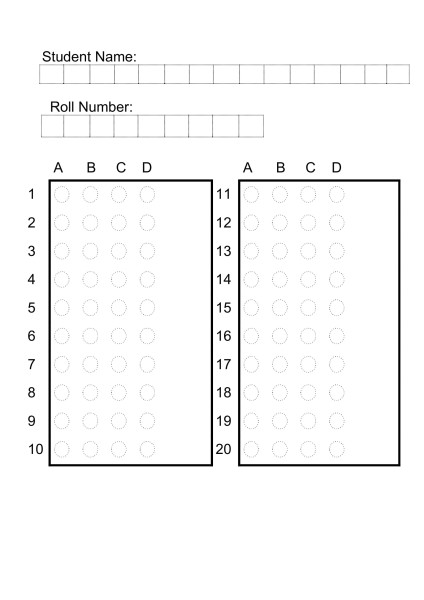
#> input picture shape-detection/OMR-1.jpg, 424 x 600 px
$ python test.py
#> lines starting #> are read from the running program, lines starting #| are printed output that depends on the picture; after the words box and inside, x2 and y2 are one past the last pixel; in counts of white or black regions, pixels touching at a corner belong together
import cv2
import numpy as np

def sort_contours(cnts, method="left-to-right"):
    # initialize the reverse flag and sort index
    reverse = False
    i = 0

    # handle if we need to sort in reverse
    if method == "right-to-left" or method == "bottom-to-top":
        reverse = True

    # handle if we are sorting against the y-coordinate rather than
    # the x-coordinate of the bounding box
    if method == "top-to-bottom" or method == "bottom-to-top":
        i = 1

    # construct the list of bounding boxes and sort them from top to
    # bottom
    boundingBoxes = [cv2.boundingRect(c) for c in cnts]
    (cnts, boundingBoxes) = zip(*sorted(zip(cnts, boundingBoxes),
                                        key=lambda b: b[1][i], reverse=reverse))

    # return the list of sorted contours and bounding boxes
    return (cnts, boundingBoxes)

def box_extraction(img_for_box_extraction_path, cropped_dir_path):

#> called with img_for_box_extraction_path = 'OMR-1.jpg', cropped_dir_path = './Cropped/'
    img = cv2.imread(img_for_box_extraction_path, 0)  # Read the image
#> img is the input picture: shape (600, 424); min 0, max 255, mean 248.3
    (thresh, img_bin) = cv2.threshold(img, 128, 255,
                                      cv2.THRESH_BINARY | cv2.THRESH_OTSU)  # Thresholding the image
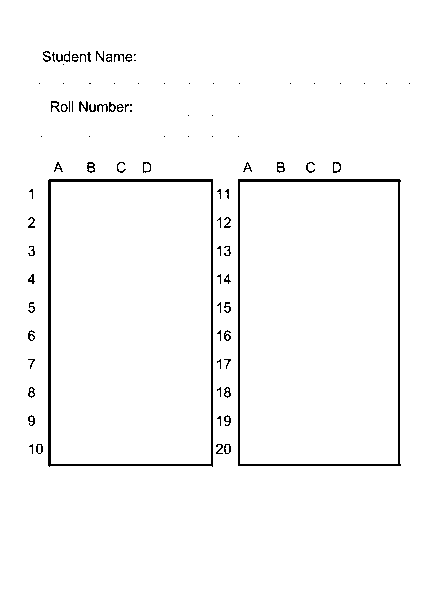
#> img_bin: shape (600, 424); 97.7% white; black in thin lines or dots, all inside (x1, y1, x2, y2) = (28, 51, 410, 467)
#> thresh = 150
    img_bin = 255-img_bin  # Invert the image

    cv2.imwrite("Image_bin.jpg",img_bin)

    # Defining a kernel length
    kernel_length = np.array(img).shape[1]//40
#> kernel_length = 10

    # A verticle kernel of (1 X kernel_length), which will detect all the verticle lines from the image.
    verticle_kernel = cv2.getStructuringElement(cv2.MORPH_RECT, (1, kernel_length))
#> verticle_kernel = [1, 1, 1, 1, 1, 1, 1, 1, 1, 1]
    # A horizontal kernel of (kernel_length X 1), which will help to detect all the horizontal line from the image.
    hori_kernel = cv2.getStructuringElement(cv2.MORPH_RECT, (kernel_length, 1))
    # A kernel of (3 X 3) ones.
    kernel = cv2.getStructuringElement(cv2.MORPH_RECT, (3, 3))

    # Morphological operation to detect verticle lines from an image
    img_temp1 = cv2.erode(img_bin, verticle_kernel, iterations=3)
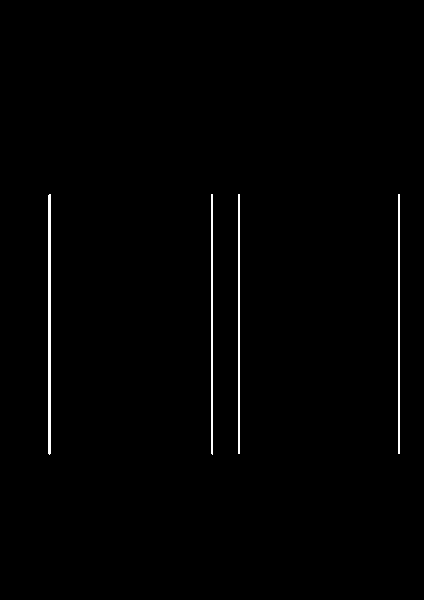
#> img_temp1: shape (600, 424); 0.92% white in thin lines or dots, all inside (x1, y1, x2, y2) = (48, 194, 400, 455)
    verticle_lines_img = cv2.dilate(img_temp1, verticle_kernel, iterations=3)
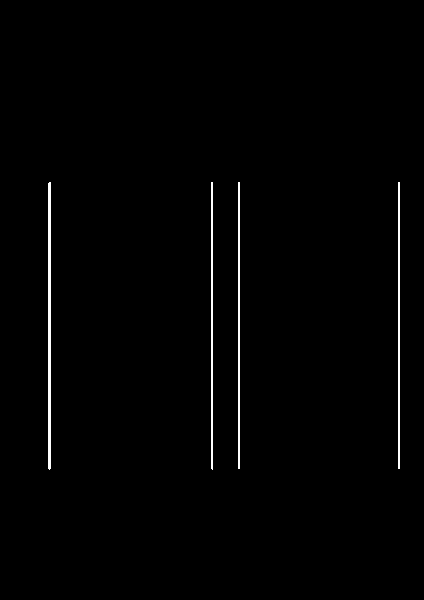
#> verticle_lines_img: shape (600, 424); 1% white in thin lines or dots, all inside (x1, y1, x2, y2) = (48, 182, 400, 470)
    cv2.imwrite("verticle_lines.jpg",verticle_lines_img)

    # Morphological operation to detect horizontal lines from an image
    img_temp2 = cv2.erode(img_bin, hori_kernel, iterations=3)
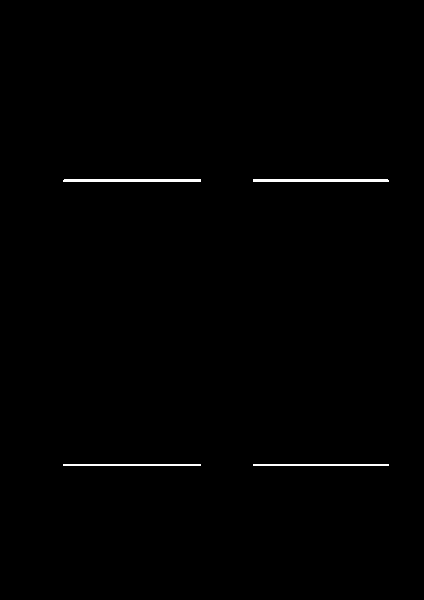
#> img_temp2: shape (600, 424); 0.54% white; 4 white regions, box (x1, y1, x2, y2) and area: (63, 179, 201, 182) 413, (253, 179, 389, 182) 407, (63, 464, 201, 466) 276, (253, 464, 389, 466) 272
    horizontal_lines_img = cv2.dilate(img_temp2, hori_kernel, iterations=3)
#> horizontal_lines_img: shape (600, 424); 0.64% white; 4 white regions, box (x1, y1, x2, y2) and area: (51, 179, 216, 182) 494, (241, 179, 404, 182) 488, (51, 464, 216, 466) 330, (241, 464, 404, 466) 326
    cv2.imwrite("horizontal_lines.jpg",horizontal_lines_img)

    # Weighting parameters, this will decide the quantity of an image to be added to make a new image.
    alpha = 0.5
    beta = 1.0 - alpha
    # This function helps to add two image with specific weight parameter to get a third image as summation of two image.
    img_final_bin = cv2.addWeighted(verticle_lines_img, alpha, horizontal_lines_img, beta, 0.0)
    img_final_bin = cv2.erode(~img_final_bin, kernel, iterations=2)
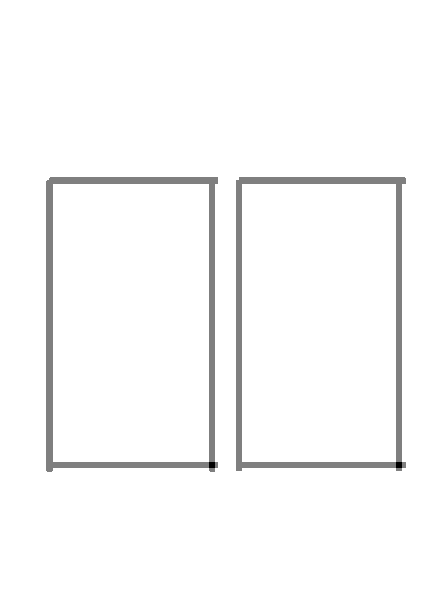
#> img_final_bin: shape (600, 424); min 0, max 255, mean 249.2
    (thresh, img_final_bin) = cv2.threshold(img_final_bin, 128, 255, cv2.THRESH_BINARY | cv2.THRESH_OTSU)
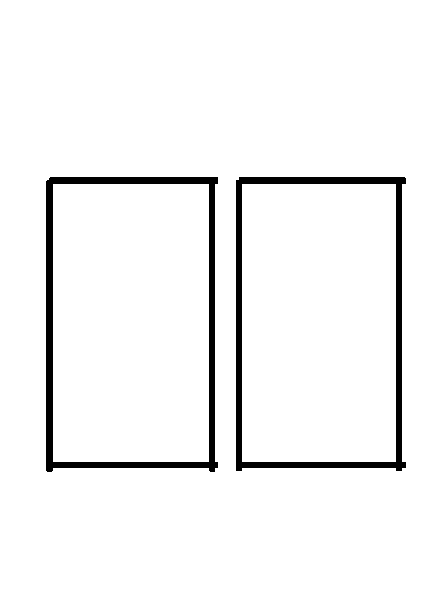
#> img_final_bin: shape (600, 424); 95.5% white; 2 black regions
#> thresh = 127

    # For Debugging
    # Enable this line to see verticle and horizontal lines in the image which is used to find boxes
    cv2.imwrite("img_final_bin.jpg",img_final_bin)
    # Find contours for image, which will detect all the boxes
    contours, hierarchy = cv2.findContours(
        img_final_bin, cv2.RETR_TREE, cv2.CHAIN_APPROX_SIMPLE)
#> contours = 5 contours; box (x1, y1, x2, y2) and area: (0, 0, 424, 600) 253377, (45, 176, 219, 473) 49724, (235, 176, 407, 472) 48850, (53, 184, 209, 462) 42935, (242, 184, 396, 462) 42381
    # Sort all the contours by top to bottom.
    (contours, boundingBoxes) = sort_contours(contours, method="top-to-bottom")
#> in sort_contours, `boundingBoxes = [cv2.boundingRect(c) for c in cnts]`: boundingBoxes = [(0, 0, 424, 600), (235, 176, 172, 296), (242, 184, 154, 278), (45, 176, 174, 297), (53, 184, 156, 278)]
#> in sort_contours, `(cnts, boundingBoxes) = zip(*sorted(zip(cnts, boundingBoxes), key=lamb..`: cnts has the same summary as contours in box_extraction; boundingBoxes = ((0, 0, 424, 600), (235, 176, 172, 296), (45, 176, 174, 297), (242, 184, 154, 278), (53, 184, 156, 278))

    idx = 0
    for c in contours:
        # Returns the location and width,height for every contour
        x, y, w, h = cv2.boundingRect(c)

        # If the box height is greater then 20, widht is >80, then only save it as a box in "cropped/" folder.
        if (w > 80 and h > 20) and w > 3*h:
            idx += 1
            new_img = img[y:y+h, x:x+w]
            cv2.imwrite(cropped_dir_path+str(idx) + '.png', new_img)
#> this loop made 5 passes
#> (c, x, y, w, h) on passes 1, 4, 5: ([[0, 0], [0, 599], [423, 599], [423, 0]], 0, 0, 424, 600), ([[242, 184], [242, 461], [395, 461], [395, 184]], 242, 184, 154, 278), ([[53, 184], [53, 461], [208, 461], [208, 184]], 53, 184, 156, 278)
#> after the loop, idx = 0

    # For Debugging
    # Enable this line to see all contours.
    # cv2.drawContours(img, contours, -1, (0, 0, 255), 3)
    # cv2.imwrite("./Temp/img_contour.jpg", img)


box_extraction("OMR-1.jpg", "./Cropped/")

$ run again, with shape-detection/anshu-omr.jpg copied over shape-detection/OMR-1.jpg
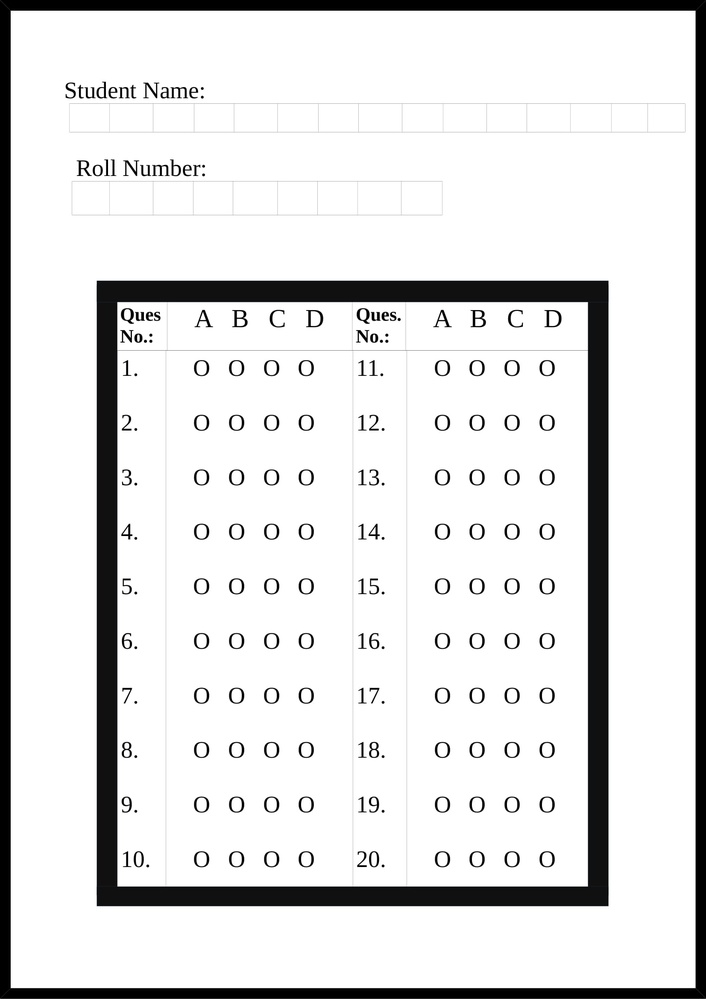
#> input picture shape-detection/anshu-omr.jpg, 706 x 999 px, shrunk from 1653 x 2339 before the run
#> in box_extraction, `(thresh, img_bin) = cv2.threshold(img, 128, 255, cv2.THRESH_BINARY | c..`:
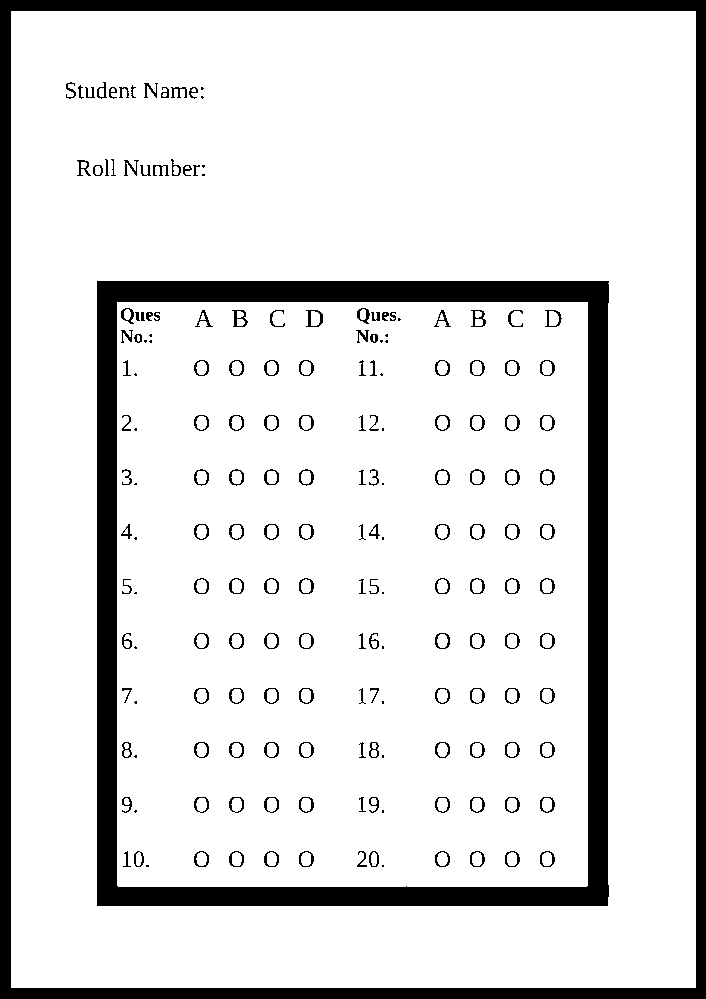
#> img_bin: shape (999, 706); 87.1% white; 186 black regions (31 under 20 px), largest, box (x1, y1, x2, y2) and area: (97, 281, 609, 906) 43876, (0, 0, 706, 999) 36049, (232, 310, 248, 327) 116
#> in box_extraction, `(thresh, img_bin) = cv2.threshold(img, 128, 255, cv2.THRESH_BINARY | c..`: thresh = 134
#> img_temp1: shape (999, 706); 6.2% white; 4 white regions, box (x1, y1, x2, y2) and area: (97, 305, 117, 882) 11540, (588, 305, 608, 882) 11540, (0, 0, 11, 999) 10989, (696, 0, 706, 999) 9990
#> verticle_lines_img: shape (999, 706); 6.5% white; 4 white regions, box (x1, y1, x2, y2) and area: (97, 281, 117, 906) 12500, (588, 281, 608, 906) 12500, (0, 0, 11, 999) 10989, (696, 0, 706, 999) 9990
#> img_temp2: shape (999, 706); 4.8% white; 4 white regions, box (x1, y1, x2, y2) and area: (121, 281, 585, 302) 9743, (121, 887, 585, 906) 8807, (0, 0, 706, 11) 7766, (0, 988, 706, 999) 7766
#> horizontal_lines_img: shape (999, 706); 5.1% white; 4 white regions, box (x1, y1, x2, y2) and area: (97, 281, 609, 302) 10751, (97, 887, 609, 906) 9719, (0, 0, 706, 11) 7766, (0, 988, 706, 999) 7766
#> in box_extraction, `(thresh, img_final_bin) = cv2.threshold(img_final_bin, 128, 255, cv2.T..`:
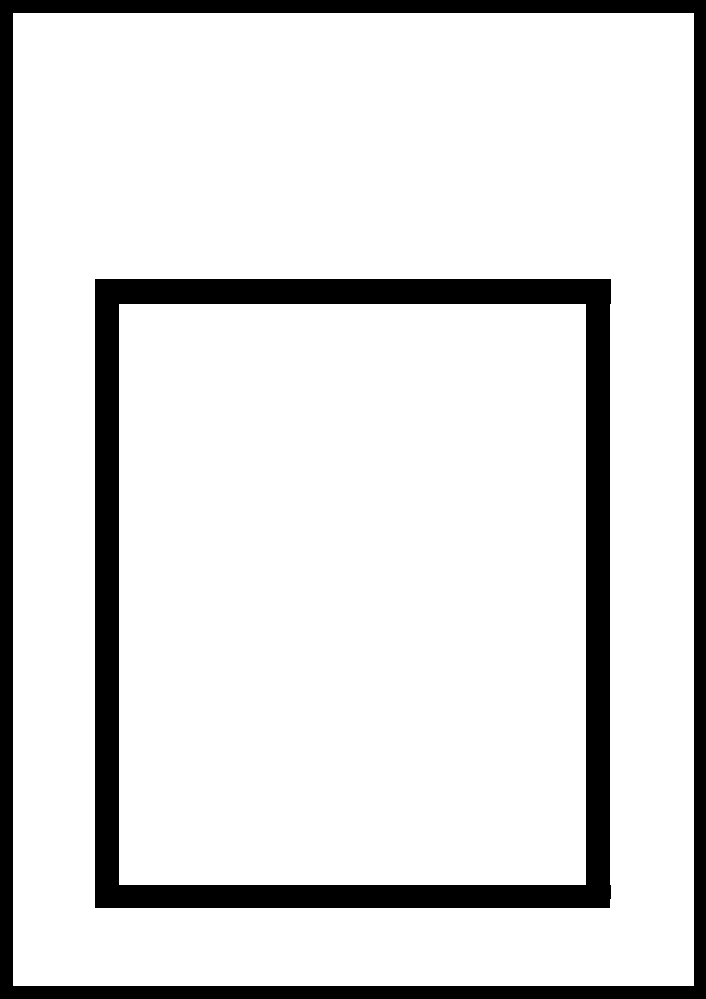
#> img_final_bin: shape (999, 706); 86.5% white; 2 black regions
#> in box_extraction, `(thresh, img_final_bin) = cv2.threshold(img_final_bin, 128, 255, cv2.T..`: thresh = 127
#> contours = 3 contours; box (x1, y1, x2, y2) and area: (13, 13, 694, 986) 660960, (94, 278, 612, 909) 325118, (119, 304, 586, 885) 270280
#> in sort_contours, `boundingBoxes = [cv2.boundingRect(c) for c in cnts]`: boundingBoxes = [(13, 13, 681, 973), (94, 278, 518, 631), (119, 304, 467, 581)]
#> in sort_contours, `(cnts, boundingBoxes) = zip(*sorted(zip(cnts, boundingBoxes), key=lamb..`: cnts has the same summary as contours in box_extraction; boundingBoxes = ((13, 13, 681, 973), (94, 278, 518, 631), (119, 304, 467, 581))
#> the loop in box_extraction, `for c in contours:` made 3 passes
#> (c, x, y, w, h) on passes 1, 3: ([[13, 13], [13, 985], [693, 985], [693, 13]], 13, 13, 681, 973), ([[119, 304], [119, 884], [585, 884], [585, 304]], 119, 304, 467, 581)
#> after the loop in box_extraction, `for c in contours:`: idx = 0
